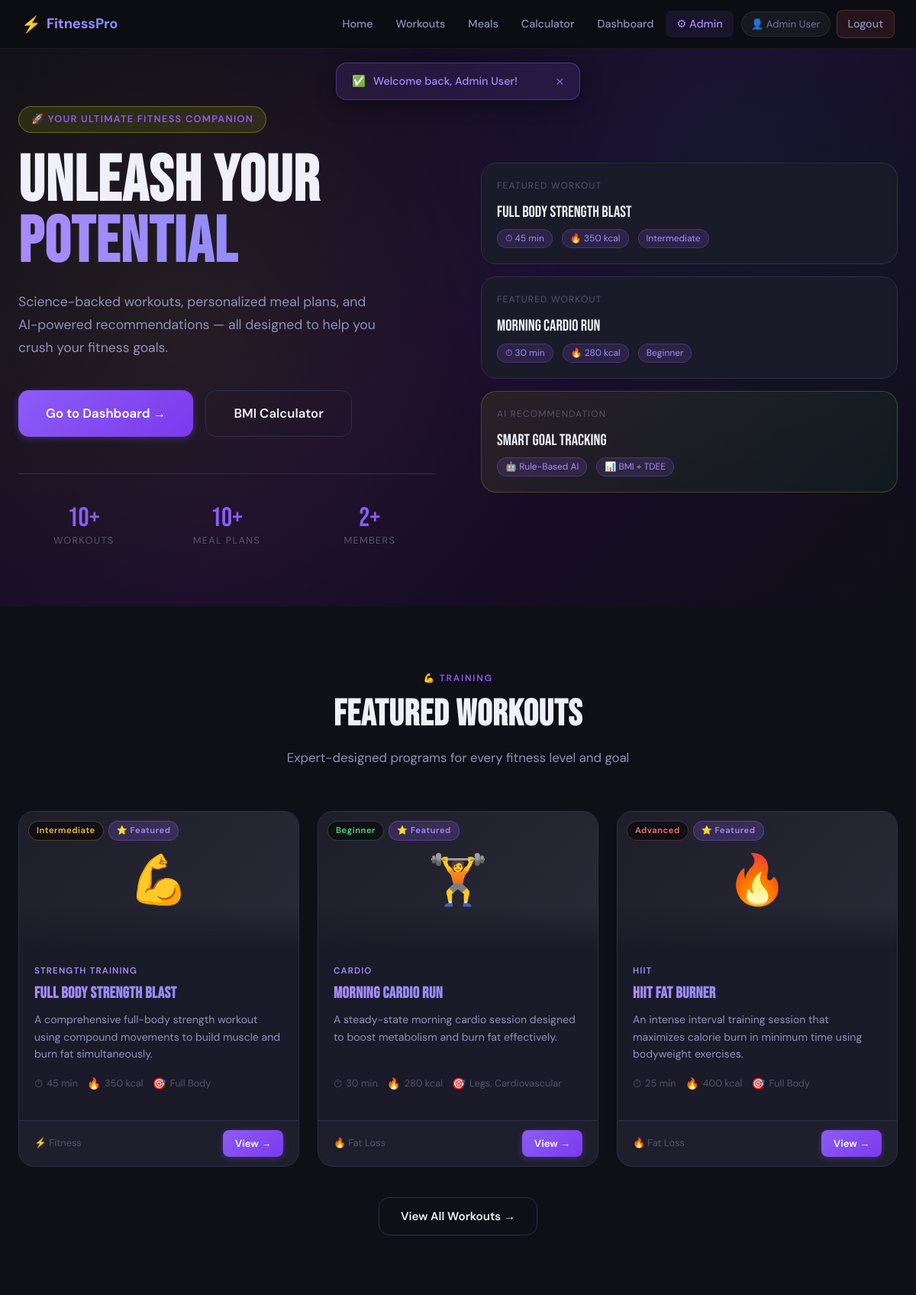
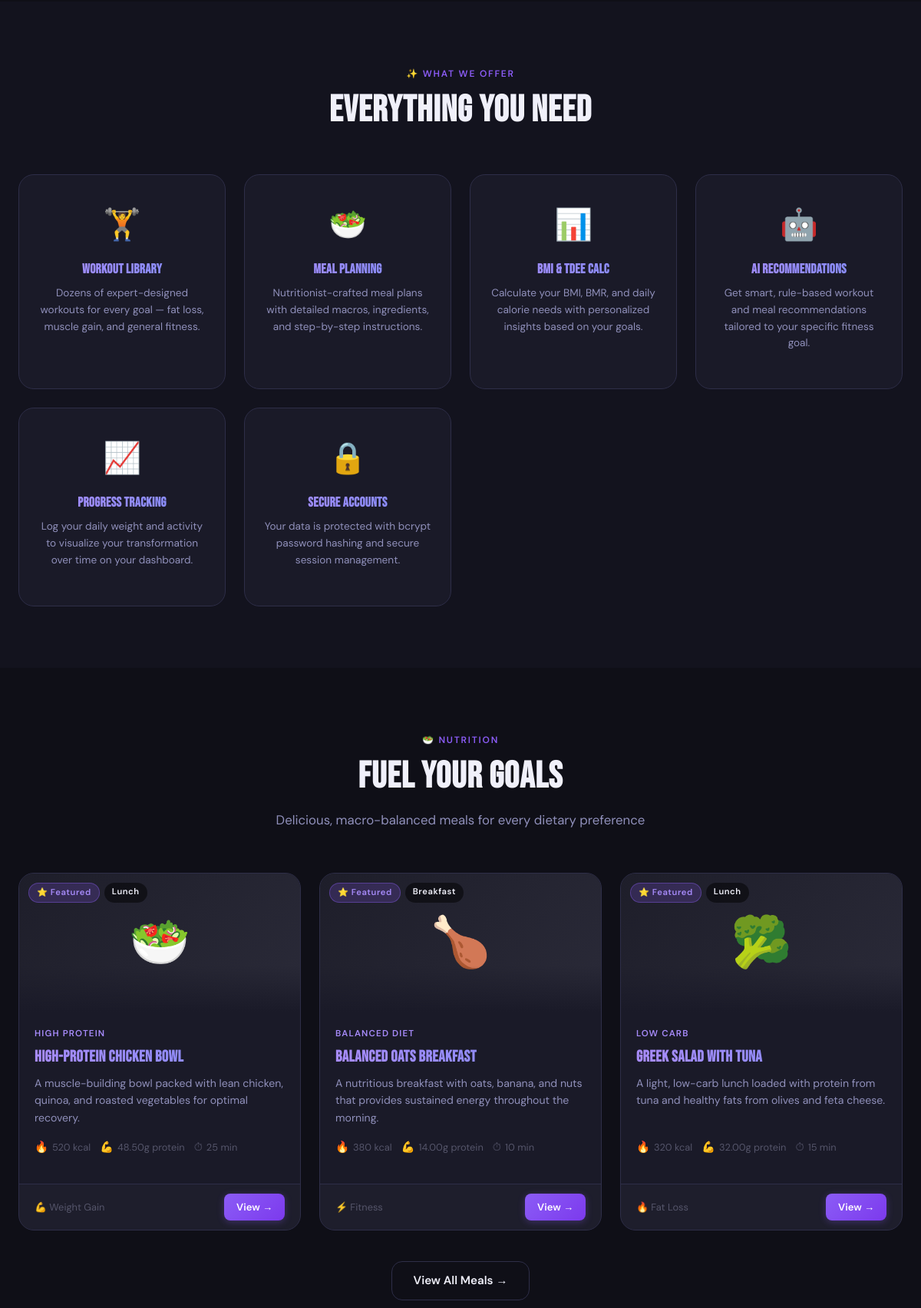
/index.php (signed in, upper part), run on the app's committed database (2 pictures, top to bottom).
### tables this page shows
CREATE TABLE IF NOT EXISTS workouts (
    id INT AUTO_INCREMENT PRIMARY KEY,
    category_id INT DEFAULT NULL,
    title VARCHAR(200) NOT NULL,
    description TEXT,
    difficulty ENUM('beginner','intermediate','advanced') NOT NULL DEFAULT 'beginner',
    duration_minutes INT NOT NULL DEFAULT 30,
    calories_burned INT DEFAULT NULL,
    equipment VARCHAR(255) DEFAULT NULL,
    muscle_group VARCHAR(255) DEFAULT NULL,
    instructions TEXT,
    video_url VARCHAR(500) DEFAULT NULL,
    image_url VARCHAR(500) DEFAULT NULL,
    is_featured TINYINT(1) NOT NULL DEFAULT 0,
    goal_tag ENUM('fat_loss','weight_gain','fitness','all') NOT NULL DEFAULT 'all',
    created_at TIMESTAMP DEFAULT CURRENT_TIMESTAMP,
    updated_at TIMESTAMP DEFAULT CURRENT_TIMESTAMP ON UPDATE CURRENT_TIMESTAMP,
    FOREIGN KEY (category_id) REFERENCES categories(id) ON DELETE SET NULL
);

CREATE TABLE IF NOT EXISTS categories (
    id INT AUTO_INCREMENT PRIMARY KEY,
    name VARCHAR(100) NOT NULL,
    type ENUM('workout','meal') NOT NULL DEFAULT 'workout',
    description TEXT,
    created_at TIMESTAMP DEFAULT CURRENT_TIMESTAMP
);

CREATE TABLE IF NOT EXISTS meals (
    id INT AUTO_INCREMENT PRIMARY KEY,
    category_id INT DEFAULT NULL,
    title VARCHAR(200) NOT NULL,
    description TEXT,
    calories INT NOT NULL DEFAULT 0,
    protein DECIMAL(6,2) DEFAULT NULL,
    carbs DECIMAL(6,2) DEFAULT NULL,
    fat DECIMAL(6,2) DEFAULT NULL,
    fiber DECIMAL(6,2) DEFAULT NULL,
    meal_type ENUM('breakfast','lunch','dinner','snack','pre_workout','post_workout') NOT NULL DEFAULT 'lunch',
    prep_time_minutes INT DEFAULT NULL,
    servings INT DEFAULT 1,
    ingredients TEXT,
    instructions TEXT,
    image_url VARCHAR(500) DEFAULT NULL,
    is_featured TINYINT(1) NOT NULL DEFAULT 0,
    goal_tag ENUM('fat_loss','weight_gain','fitness','all') NOT NULL DEFAULT 'all',
    created_at TIMESTAMP DEFAULT CURRENT_TIMESTAMP,
    updated_at TIMESTAMP DEFAULT CURRENT_TIMESTAMP ON UPDATE CURRENT_TIMESTAMP,
    FOREIGN KEY (category_id) REFERENCES categories(id) ON DELETE SET NULL
);

### includes/functions.php (called while the page is built, shortened)
<?php
function e(string $str): string {
    return htmlspecialchars($str, ENT_QUOTES, 'UTF-8');
}
function isLoggedIn(): bool {
    return isset($_SESSION['user_id']);
}
function truncate(string $text, int $limit = 120): string {
    $text = strip_tags($text);
    if (strlen($text) <= $limit) return $text;
    return substr($text, 0, $limit) . '...';
}
function difficultyColor(string $difficulty): string {
    return match($difficulty) {
        'beginner'     => '#4ade80',
        'intermediate' => '#fbbf24',
        'advanced'     => '#f87171',
        default        => '#94a3b8',
    };
}
function goalLabel(string $goal): string {
    return match($goal) {
        'fat_loss'    => '🔥 Fat Loss',
        'weight_gain' => '💪 Weight Gain',
        'fitness'     => '⚡ Fitness',
        'all'         => '✨ All Goals',
        default       => ucfirst($goal),
    };
}

### index.php (the view, shortened to what this page needs)
<?php
require_once __DIR__ . '/includes/header.php';
$pdo = getDB();
$featuredWorkouts = $pdo->query("
    SELECT w.*, c.name AS category_name
    FROM workouts w
    LEFT JOIN categories c ON w.category_id = c.id
    WHERE w.is_featured = 1
    ORDER BY w.created_at DESC
    LIMIT 3
")->fetchAll();
$featuredMeals = $pdo->query("
    SELECT m.*, c.name AS category_name
    FROM meals m
    LEFT JOIN categories c ON m.category_id = c.id
    WHERE m.is_featured = 1
    ORDER BY m.created_at DESC
    LIMIT 3
")->fetchAll();
$totalWorkouts = $pdo->query("SELECT COUNT(*) FROM workouts")->fetchColumn();
$totalMeals    = $pdo->query("SELECT COUNT(*) FROM meals")->fetchColumn();
$totalUsers    = $pdo->query("SELECT COUNT(*) FROM users WHERE role='user'")->fetchColumn();
$workoutEmojis = ['💪', '🏋️', '🔥', '⚡', '🚀', '🎯', '🏃', '🧘'];
$mealEmojis    = ['🥗', '🍗', '🥦', '🍎', '🥑', '🥩', '🍳', '🥝'];
?>
<section class="hero">
    <div class="hero-grid">
        <div class="hero-content">
            <div class="hero-label">🚀 Your Ultimate Fitness Companion</div>
            <h1 class="hero-title">
                UNLEASH YOUR
                <span class="line-accent">POTENTIAL</span>
            </h1>
            <p class="hero-subtitle">
                Science-backed workouts, personalized meal plans, and AI-powered recommendations —
                all designed to help you crush your fitness goals.
            </p>
            <div class="hero-cta">
                <?php if (!isLoggedIn()): ?>
                    <a href="/fitness_planner/register.php" class="btn btn-primary btn-lg">Get Started Free →</a>
                    <a href="/fitness_planner/workouts/index.php" class="btn btn-secondary btn-lg">Browse Workouts</a>
                <?php else: ?>
                    <a href="/fitness_planner/dashboard.php" class="btn btn-primary btn-lg">Go to Dashboard →</a>
                    <a href="/fitness_planner/calculator/index.php" class="btn btn-secondary btn-lg">BMI Calculator</a>
                <?php endif; ?>
            </div>
            <div class="hero-stats">
                <div class="stat-item">
                    <div class="stat-number"><?= $totalWorkouts ?>+</div>
                    <div class="stat-label">Workouts</div>
                </div>
                <div class="stat-item">
                    <div class="stat-number"><?= $totalMeals ?>+</div>
                    <div class="stat-label">Meal Plans</div>
                </div>
                <div class="stat-item">
                    <div class="stat-number"><?= $totalUsers ?>+</div>
                    <div class="stat-label">Members</div>
                </div>
            </div>
        </div>
        <div class="hero-visual">
            <?php foreach (array_slice($featuredWorkouts, 0, 2) as $w): ?>
                <div class="hero-card">
                    <div class="hero-card-label">Featured Workout</div>
                    <div class="hero-card-title"><?= e($w['title']) ?></div>
                    <div class="hero-card-meta">
                        <span class="hero-card-badge">⏱ <?= e($w['duration_minutes']) ?> min</span>
                        <span class="hero-card-badge">🔥 <?= e($w['calories_burned']) ?> kcal</span>
                        <span class="hero-card-badge" style="text-transform:capitalize"><?= e($w['difficulty']) ?></span>
                    </div>
                </div>
            <?php endforeach; ?>
            <div class="hero-card" style="background:linear-gradient(135deg,rgba(232,255,0,0.08),rgba(0,255,136,0.05));border-color:rgba(232,255,0,0.2)">
                <div class="hero-card-label">AI Recommendation</div>
                <div class="hero-card-title">Smart Goal Tracking</div>
                <div class="hero-card-meta">
                    <span class="hero-card-badge">🤖 Rule-Based AI</span>
                    <span class="hero-card-badge">📊 BMI + TDEE</span>
                </div>
            </div>
        </div>
    </div>
</section>
<section class="section">
    <div class="container">
        <div class="section-header">
            <div class="section-label">💪 Training</div>
            <h2 class="section-title">Featured Workouts</h2>
            <p class="section-subtitle">Expert-designed programs for every fitness level and goal</p>
        </div>
        <div class="cards-grid">
            <?php foreach ($featuredWorkouts as $i => $w):
                $emoji = $workoutEmojis[$i % count($workoutEmojis)];
                $dColor = difficultyColor($w['difficulty']);
            ?>
                <div class="card animate-in" style="animation-delay:<?= $i * 0.1 ?>s">
                    <div class="card-image">
                        <?= $emoji ?>
                        <div class="card-badges">
                            <span class="badge badge-difficulty" style="color:<?= $dColor ?>;border:1px solid <?= $dColor ?>44"><?= ucfirst(e($w['difficulty'])) ?></span>
                            <span class="badge badge-featured">⭐ Featured</span>
                        </div>
                    </div>
                    <div class="card-body">
                        <div class="card-category"><?= e($w['category_name'] ?? 'General') ?></div>
                        <h3 class="card-title"><?= e($w['title']) ?></h3>
                        <p class="card-desc"><?= e(truncate($w['description'])) ?></p>
                        <div class="card-meta">
                            <span class="meta-item"><span class="meta-icon">⏱</span> <?= e($w['duration_minutes']) ?> min</span>
                            <span class="meta-item"><span class="meta-icon">🔥</span> <?= e($w['calories_burned']) ?> kcal</span>
                            <?php if ($w['muscle_group']): ?>
                                <span class="meta-item"><span class="meta-icon">🎯</span> <?= e(truncate($w['muscle_group'], 30)) ?></span>
                            <?php endif; ?>
                        </div>
                    </div>
                    <div class="card-footer">
                        <span style="font-size:0.8rem;color:var(--text-muted)"><?= goalLabel($w['goal_tag']) ?></span>
                        <a href="/fitness_planner/workouts/detail.php?id=<?= $w['id'] ?>" class="btn btn-primary btn-sm">View →</a>
                    </div>
                </div>
            <?php endforeach; ?>
        </div>
        <div style="text-align:center;margin-top:40px">
            <a href="/fitness_planner/workouts/index.php" class="btn btn-secondary">View All Workouts →</a>
        </div>
    </div>
</section>
<section class="section section-alt">
    <div class="container">
        <div class="section-header">
            <div class="section-label">✨ What We Offer</div>
            <h2 class="section-title">Everything You Need</h2>
        </div>
        <div class="cards-grid" style="grid-template-columns:repeat(auto-fill,minmax(240px,1fr))">
            <?php
            $features = [
                ['🏋️', 'Workout Library', 'Dozens of expert-designed workouts for every goal — fat loss, muscle gain, and general fitness.'],
                ['🥗', 'Meal Planning', 'Nutritionist-crafted meal plans with detailed macros, ingredients, and step-by-step instructions.'],
                ['📊', 'BMI & TDEE Calc', 'Calculate your BMI, BMR, and daily calorie needs with personalized insights based on your goals.'],
                ['🤖', 'AI Recommendations', 'Get smart, rule-based workout and meal recommendations tailored to your specific fitness goal.'],
                ['📈', 'Progress Tracking', 'Log your daily weight and activity to visualize your transformation over time on your dashboard.'],
                ['🔒', 'Secure Accounts', 'Your data is protected with bcrypt password hashing and secure session management.'],
            ];
            foreach ($features as $i => $f):
            ?>
                <div class="card animate-in" style="animation-delay:<?= $i * 0.08 ?>s">
                    <div class="card-body" style="text-align:center;padding:32px 24px">
                        <div style="font-size:2.5rem;margin-bottom:16px"><?= $f[0] ?></div>
                        <h3 class="card-title" style="font-size:1.1rem;margin-bottom:10px"><?= $f[1] ?></h3>
                        <p class="card-desc" style="font-size:0.85rem;text-align:center"><?= $f[2] ?></p>
                    </div>
                </div>
            <?php endforeach; ?>
        </div>
    </div>
</section>
<section class="section">
    <div class="container">
        <div class="section-header">
            <div class="section-label">🥗 Nutrition</div>
            <h2 class="section-title">Fuel Your Goals</h2>
            <p class="section-subtitle">Delicious, macro-balanced meals for every dietary preference</p>
        </div>
        <div class="cards-grid">
            <?php foreach ($featuredMeals as $i => $m):
                $emoji = $mealEmojis[$i % count($mealEmojis)];
            ?>
                <div class="card animate-in" style="animation-delay:<?= $i * 0.1 ?>s">
                    <div class="card-image">
                        <?= $emoji ?>
                        <div class="card-badges">
                            <span class="badge badge-featured">⭐ Featured</span>
                            <span class="badge" style="background:rgba(0,0,0,0.5);text-transform:capitalize"><?= str_replace('_', ' ', e($m['meal_type'])) ?></span>
                        </div>
                    </div>
                    <div class="card-body">
                        <div class="card-category"><?= e($m['category_name'] ?? 'General') ?></div>
                        <h3 class="card-title"><?= e($m['title']) ?></h3>
                        <p class="card-desc"><?= e(truncate($m['description'])) ?></p>
                        <div class="card-meta">
                            <span class="meta-item"><span class="meta-icon">🔥</span> <?= e($m['calories']) ?> kcal</span>
                            <span class="meta-item"><span class="meta-icon">💪</span> <?= e($m['protein']) ?>g protein</span>
                            <span class="meta-item"><span class="meta-icon">⏱</span> <?= e($m['prep_time_minutes']) ?> min</span>
                        </div>
                    </div>
                    <div class="card-footer">
                        <span style="font-size:0.8rem;color:var(--text-muted)"><?= goalLabel($m['goal_tag']) ?></span>
                        <a href="/fitness_planner/meals/detail.php?id=<?= $m['id'] ?>" class="btn btn-primary btn-sm">View →</a>
                    </div>
                </div>
            <?php endforeach; ?>
        </div>
        <div style="text-align:center;margin-top:40px">
            <a href="/fitness_planner/meals/index.php" class="btn btn-secondary">View All Meals →</a>
        </div>
    </div>
</section>
<?php require_once __DIR__ . '/includes/footer.php'; ?>

### data on the page
workouts: title "Full Body Strength Blast", duration_minutes "45", calories_burned "350", difficulty "Intermediate", emoji "💪", category.name "STRENGTH TRAINING", description "A comprehensive full-body strength workout using compound movements to build muscle and burn fat simultaneously.", muscle_group "Full Body", goal_tag "⚡ Fitness"
workouts: title "Morning Cardio Run", duration_minutes "30", calories_burned "280", difficulty "Beginner", emoji "🏋️", category.name "CARDIO", description "A steady-state morning cardio session designed to boost metabolism and burn fat effectively.", muscle_group "Legs, Cardiovascular", goal_tag "🔥 Fat Loss"
workouts: emoji "🔥", difficulty "Advanced", category.name "HIIT", title "HIIT Fat Burner", description "An intense interval training session that maximizes calorie burn in minimum time using bodyweight exercises.", duration_minutes "25", calories_burned "400", muscle_group "Full Body", goal_tag "🔥 Fat Loss"
meals: emoji "🥗", meal_type "Lunch", category.name "HIGH PROTEIN", title "High-Protein Chicken Bowl", description "A muscle-building bowl packed with lean chicken, quinoa, and roasted vegetables for optimal recovery.", calories "520", protein "48.50", prep_time_minutes "25", goal_tag "💪 Weight Gain"
meals: emoji "🍗", meal_type "Breakfast", category.name "BALANCED DIET", title "Balanced Oats Breakfast", description "A nutritious breakfast with oats, banana, and nuts that provides sustained energy throughout the morning.", calories "380", protein "14.00", prep_time_minutes "10", goal_tag "⚡ Fitness"
meals: emoji "🥦", meal_type "Lunch", category.name "LOW CARB", title "Greek Salad with Tuna", description "A light, low-carb lunch loaded with protein from tuna and healthy fats from olives and feta cheese.", calories "320", protein "32.00", prep_time_minutes "15", goal_tag "🔥 Fat Loss"

### other printed values
$_SESSION['user_name'] "Admin User"
$flash['message'] "Welcome back, Admin User!"
$totalWorkouts "10"
$totalMeals "10"
$totalUsers "2"
$f[0] "🏋️"
$f[1] "Workout Library"
$f[2] "Dozens of expert-designed workouts for every goal — fat loss, muscle gain, and general fitness."
$f[0] "🥗"
$f[1] "Meal Planning"
$f[2] "Nutritionist-crafted meal plans with detailed macros, ingredients, and step-by-step instructions."
$f[0] "📊"
$f[1] "BMI & TDEE Calc"
$f[2] "Calculate your BMI, BMR, and daily calorie needs with personalized insights based on your goals."
$f[0] "🤖"
